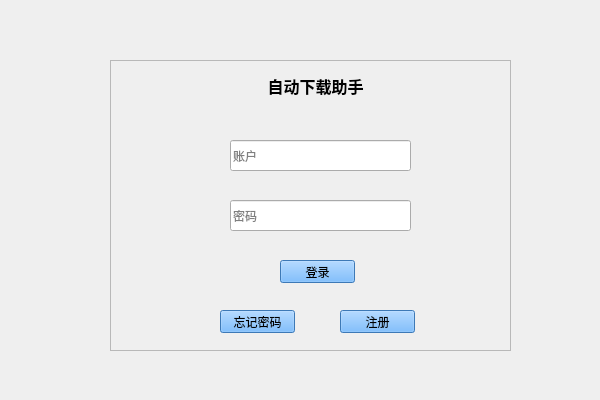
<?xml version="1.0" encoding="UTF-8"?>
<ui version="4.0">
 <class>LoadPage</class>
 <widget class="QMainWindow" name="LoadPage">
  <property name="geometry">
   <rect>
    <x>0</x>
    <y>0</y>
    <width>600</width>
    <height>400</height>
   </rect>
  </property>
  <property name="sizePolicy">
   <sizepolicy hsizetype="Preferred" vsizetype="Preferred">
    <horstretch>0</horstretch>
    <verstretch>0</verstretch>
   </sizepolicy>
  </property>
  <property name="minimumSize">
   <size>
    <width>600</width>
    <height>400</height>
   </size>
  </property>
  <property name="maximumSize">
   <size>
    <width>600</width>
    <height>400</height>
   </size>
  </property>
  <property name="windowTitle">
   <string>用户登录</string>
  </property>
  <property name="styleSheet">
   <string notr="true">#LoadPage{
	border-image: url(:/load/images/background.bmp);
}</string>
  </property>
  <property name="tabShape">
   <enum>QTabWidget::Rounded</enum>
  </property>
  <widget class="QWidget" name="centralWidget">
   <widget class="QFrame" name="frame">
    <property name="geometry">
     <rect>
      <x>110</x>
      <y>60</y>
      <width>401</width>
      <height>291</height>
     </rect>
    </property>
    <property name="styleSheet">
     <string notr="true"/>
    </property>
    <property name="frameShape">
     <enum>QFrame::StyledPanel</enum>
    </property>
    <property name="frameShadow">
     <enum>QFrame::Raised</enum>
    </property>
    <widget class="QPushButton" name="ForgetPassword">
     <property name="geometry">
      <rect>
       <x>110</x>
       <y>250</y>
       <width>75</width>
       <height>23</height>
      </rect>
     </property>
     <property name="styleSheet">
      <string notr="true">background-color: rgb(85, 170, 255);</string>
     </property>
     <property name="text">
      <string>忘记密码</string>
     </property>
    </widget>
    <widget class="QLineEdit" name="lineEdit_Account">
     <property name="geometry">
      <rect>
       <x>120</x>
       <y>80</y>
       <width>181</width>
       <height>31</height>
      </rect>
     </property>
     <property name="font">
      <font>
       <family>Times New Roman</family>
      </font>
     </property>
     <property name="placeholderText">
      <string>账户</string>
     </property>
    </widget>
    <widget class="QLineEdit" name="lineEdit_Password">
     <property name="geometry">
      <rect>
       <x>120</x>
       <y>140</y>
       <width>181</width>
       <height>31</height>
      </rect>
     </property>
     <property name="font">
      <font>
       <family>Times New Roman</family>
      </font>
     </property>
     <property name="contextMenuPolicy">
      <enum>Qt::ActionsContextMenu</enum>
     </property>
     <property name="echoMode">
      <enum>QLineEdit::Password</enum>
     </property>
     <property name="placeholderText">
      <string>密码</string>
     </property>
    </widget>
    <widget class="QPushButton" name="Load">
     <property name="geometry">
      <rect>
       <x>170</x>
       <y>200</y>
       <width>75</width>
       <height>23</height>
      </rect>
     </property>
     <property name="autoFillBackground">
      <bool>false</bool>
     </property>
     <property name="styleSheet">
      <string notr="true">background-color: rgb(85, 170, 255);</string>
     </property>
     <property name="text">
      <string>登录</string>
     </property>
    </widget>
    <widget class="QLabel" name="Title">
     <property name="geometry">
      <rect>
       <x>110</x>
       <y>10</y>
       <width>191</width>
       <height>31</height>
      </rect>
     </property>
     <property name="font">
      <font>
       <pointsize>12</pointsize>
       <weight>75</weight>
       <bold>true</bold>
      </font>
     </property>
     <property name="text">
      <string>自动下载助手</string>
     </property>
     <property name="alignment">
      <set>Qt::AlignCenter</set>
     </property>
    </widget>
    <widget class="QPushButton" name="Register">
     <property name="geometry">
      <rect>
       <x>230</x>
       <y>250</y>
       <width>75</width>
       <height>23</height>
      </rect>
     </property>
     <property name="styleSheet">
      <string notr="true">background-color: rgb(85, 170, 255);</string>
     </property>
     <property name="text">
      <string>注册</string>
     </property>
    </widget>
   </widget>
  </widget>
 </widget>
 <resources>
  <include location="../pic.qrc"/>
 </resources>
 <connections/>
</ui>
